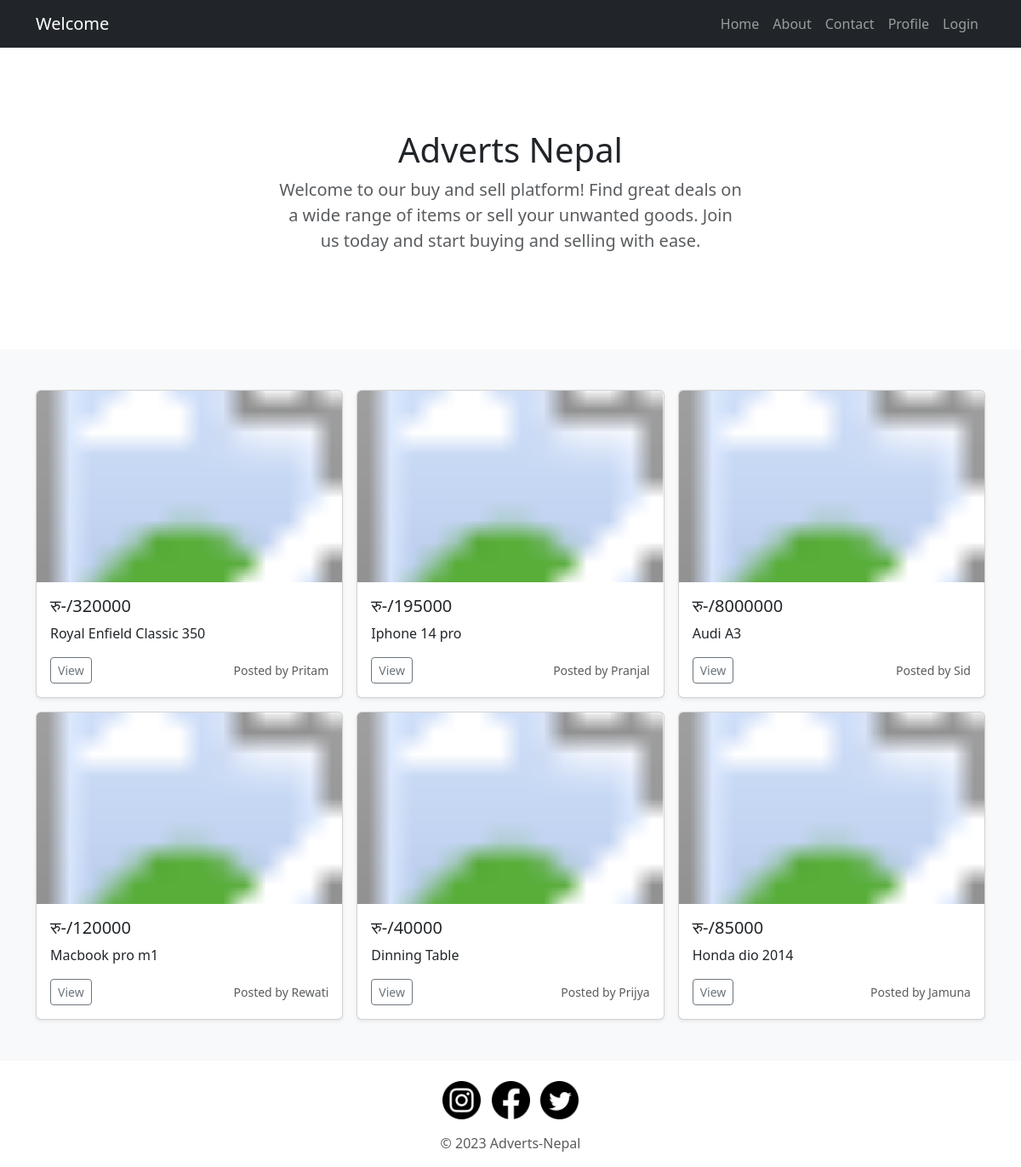
The page / on the database its author committed.
### main.py (models this page shows)
class Ad(db.Model):
    __tablename__ = "ads"
    id = db.Column(db.Integer,primary_key=True)
    ad_title = db.Column(db.String(250), nullable=False)
    ad_price = db.Column(db.Integer, nullable=False)
    img_url = db.Column(db.String(250))
    description = db.Column(db.Text, nullable=False)
    author = relationship('User', back_populates='posts')
    author_id = db.Column(db.Integer, db.ForeignKey("users.id"))
    date = db.Column(db.String(250), nullable=False)
    comments = relationship("Comment", back_populates="parent_post")

class User(db.Model, UserMixin):
    __tablename__ = "users"
    id = db.Column(db.Integer, primary_key=True)
    name = db.Column(db.String(250), nullable=False)
    contact_number = db.Column(db.Integer, nullable=False)
    email = db.Column(db.String(250), nullable=False)
    password = db.Column(db.String(250), nullable=False)
    posts = relationship('Ad', back_populates='author')
    comments = relationship('Comment', back_populates='comment_author')

### main.py (the view)
@app.route('/')
def home():
    all_ads = Ad.query.all()
    return render_template('index.html', all_ads=all_ads)

### templates/index.html (shortened to what this page needs)
{% extends 'base.html' %}
{% block content %}
  <section class="py-5 text-center container">
    <div class="row py-lg-5">
      <div class="col-lg-6 col-md-8 mx-auto">
        <h1 class="fw-light">Adverts Nepal</h1>
        <p class="lead text-body-secondary"> Welcome to our buy and sell platform! Find great deals on a wide range of items or sell your unwanted goods. Join us today and start buying and selling with ease.</p>
      </div>
    </div>
  </section>
{% if all_ads %}
  <div class="album py-5 bg-body-tertiary">
    <div class="container">
      <div class="row row-cols-1 row-cols-sm-2 row-cols-md-3 g-3">
        {% for ad in all_ads %}
        <div class="col">
          <div class="card shadow-sm">
            <svg class="bd-placeholder-img card-img-top" width="100%" height="225" xmlns="http://www.w3.org/2000/svg" role="img" aria-label="Placeholder: Thumbnail" preserveAspectRatio="xMidYMid slice">
             <image href={{ ad.img_url }} width="100%" height="100%" preserveAspectRatio="xMidYMid slice" />
            </svg>
            <div class="card-body">
              <h5 class="card-title">रु-/{{ ad.ad_price }}</h5>
              <p class="card-text">{{ ad.ad_title }}</p>
              <div class="d-flex justify-content-between align-items-center">
                <div class="btn-group">
                  <button type="button" class="btn btn-sm btn-outline-secondary" onclick="window.location.href='{{ url_for('view_ad', post_id=ad.id) }}'">View</button>
                </div>
                <small class="text-body-secondary">Posted by {{ ad.author.name.split(" ")[0] }}</small>
              </div>
            </div>
          </div>
        </div>
        {% endfor %}
      </div>
    </div>
  </div>
{% endif %}
{% endblock %}

### templates/base.html (shortened to what this page needs)
<!DOCTYPE html>
<html lang="en">
<head>
    {% block stylesheets_link %}
    <link href="https://cdn.jsdelivr.net/npm/bootstrap@5.3.0/dist/css/bootstrap.min.css" rel="stylesheet">
    <head><script src="/docs/5.3/assets/js/color-modes.js"></script>
<link href="/docs/5.3/dist/css/bootstrap.min.css" rel="stylesheet">
<link rel="stylesheet" href="https://cdnjs.cloudflare.com/ajax/libs/font-awesome/5.15.3/css/all.min.css" />
{% endblock %}
  </head>
</head>
<body>
  {% block content %}
  {% endblock %}
{% include 'footer.html' %}
</body>
</html>

### templates/header.html (shortened to what this page needs)
<head>
<link href="/docs/5.3/dist/css/bootstrap.min.css" rel="stylesheet">
   <nav class="navbar navbar-expand-lg navbar-dark bg-dark">
    <div class="container">
      {% if current_user.is_authenticated: %}
      <a class="navbar-brand" href="#">Welcome {{current_user.name.split(' ')[0]}}</a>
      {% else %}
        <a class="navbar-brand" href="#">Welcome</a>
      {% endif %}
      <div class="collapse navbar-collapse" id="navbarNav">
        <ul class="navbar-nav ms-auto">
          <li class="nav-item">
            <a class="nav-link" href="{{url_for('home')}}">Home</a>
          </li>
          <li class="nav-item">
            <a class="nav-link" href="{{ url_for('about') }}">About</a>
          </li>
          <li class="nav-item">
            <a class="nav-link" href="#">Contact</a>
          </li>
          <li class="nav-item">
            <a class="nav-link" href="#">Profile</a>
          </li>
          {% if not current_user.is_authenticated: %}
          <li class="nav-item">
            <a class="nav-link" href="{{ url_for('login') }}">Login</a>
          </li>
          {% endif %}
        </ul>
      </div>
    </div>
  </nav>
  </head>

### templates/footer.html
<footer>
  <div class="container pt-4">
    <div class="row">
      <div class="col-lg-8 col-md-10 mx-auto">
        <ul class="list-inline text-center">
          <li class="list-inline-item">
            <a href="https://www.instagram.com/your-instagram-link">
              <img src="/static/icons/insta-icon.png" alt="Instagram" class="social-media-icon social-media-icon-instagram">
            </a>
          </li>
          <li class="list-inline-item">
            <a href="https://www.facebook.com/your-facebook-link">
              <img src="/static/icons/fb-icon.png" alt="Facebook" class="social-media-icon social-media-icon-facebook">
            </a>
          </li>
          <li class="list-inline-item">
            <a href="https://www.twitter.com/your-twitter-link">
              <img src="/static/icons/twitter-icon.png" alt="Twitter" class="social-media-icon social-media-icon-twitter">
            </a>
          </li>
        </ul>
        <p class="text-center text-muted">© 2023 Adverts-Nepal</p>
      </div>
    </div>
  </div>
</footer>

### templates/header.html (style rules this page uses)
.bd-placeholder-img { font-size: 1.125rem; text-anchor: middle; -webkit-user-select: none; -moz-user-select: none; user-select: none; }

### rows shown on the page
Ad: ad_price "320000", ad_title "Royal Enfield Classic 350", author.name "Pritam"
Ad: ad_price "195000", ad_title "Iphone 14 pro", author.name "Pranjal"
Ad: ad_price "8000000", ad_title "Audi A3", author.name "Sid"
Ad: ad_price "120000", ad_title "Macbook pro m1", author.name "Rewati"
Ad: ad_price "40000", ad_title "Dinning Table", author.name "Prijya"
Ad: ad_price "85000", ad_title "Honda dio 2014", author.name "Jamuna"
